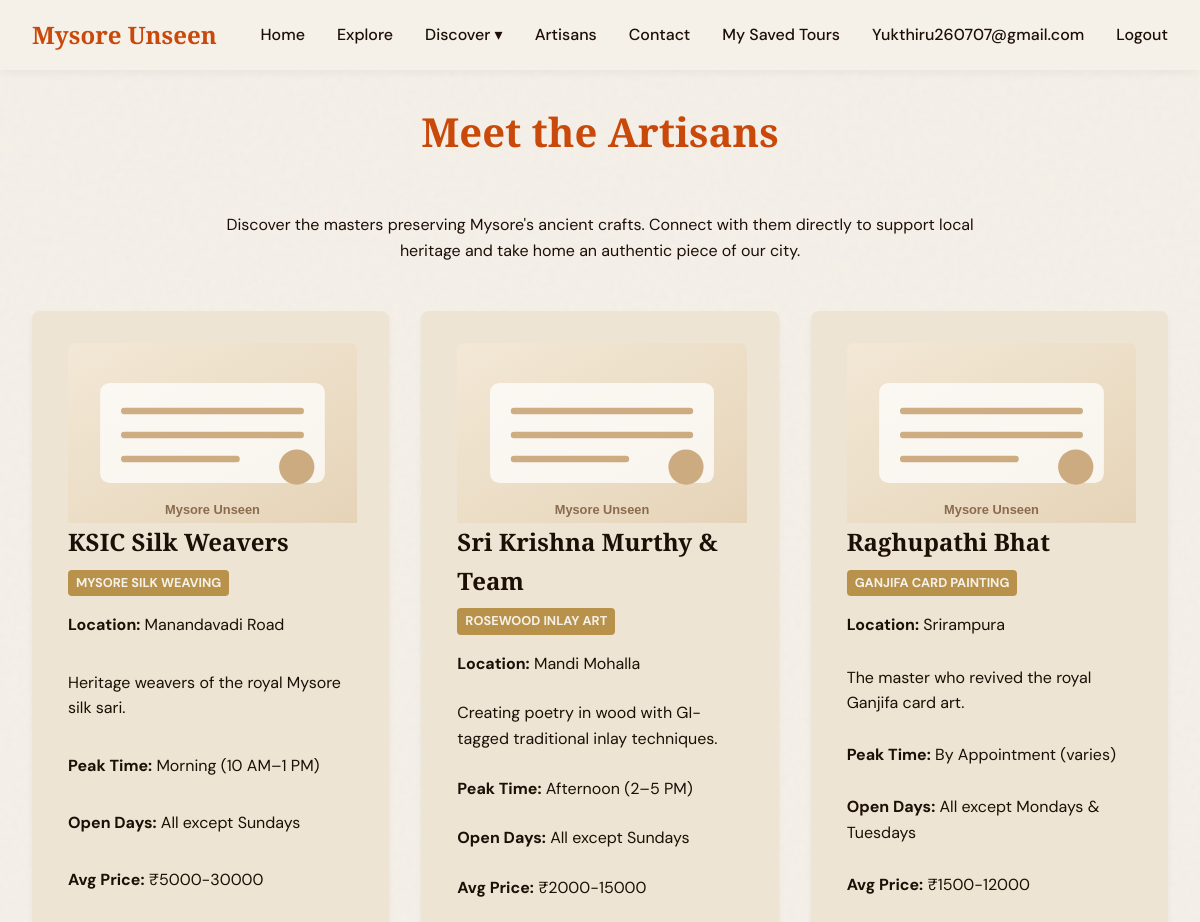
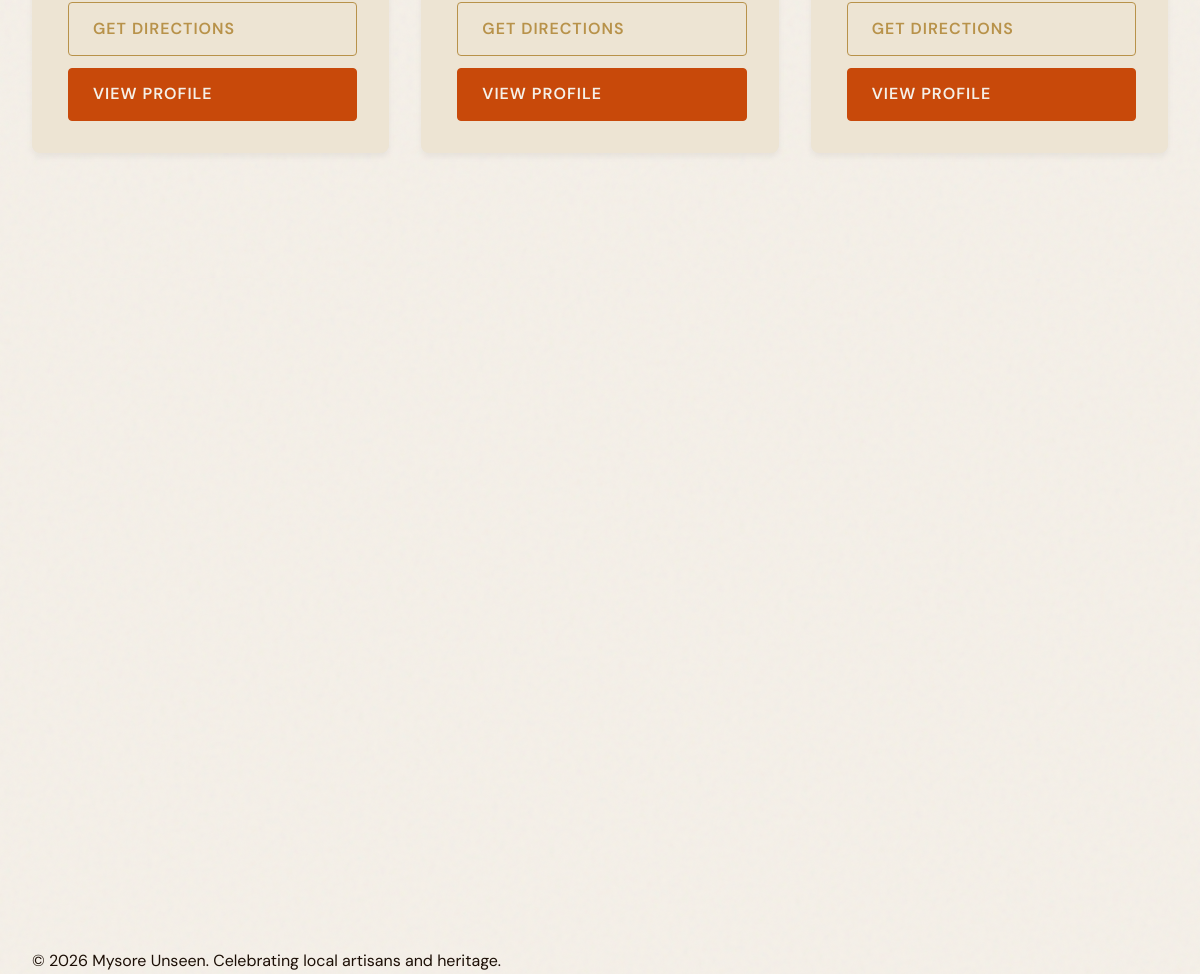
The page /artisans (signed in) on the database its author committed (2 pictures, top to bottom).
### models.py (models this page shows, shortened)
class Artisan(db.Model):
    id = db.Column(db.Integer, primary_key=True)
    name = db.Column(db.String(100), nullable=False)
    craft = db.Column(db.String(100), nullable=False)
    years_experience = db.Column(db.Integer, nullable=False)
    short_bio = db.Column(db.String(200), nullable=False)
    bio = db.Column(db.Text, nullable=False)
    contact_email = db.Column(db.String(100), nullable=True)
    whatsapp = db.Column(db.String(20), nullable=True)
    image_url = db.Column(db.String(300), nullable=True)
    location = db.Column(db.String(100), nullable=True)
    average_price = db.Column(db.String(50), nullable=True)
    closed_days = db.Column(db.String(100), nullable=True)
    rush_time = db.Column(db.String(100), nullable=True)
    bus_routes = db.Column(db.String(200), nullable=True)

### app.py (the view)
@app.route('/artisans')
def artisans():
    artisans = Artisan.query.all()
    for a in artisans:
        try:
            a.image_url = get_image(ARTISAN_IMAGES, a.name)
        except:
            a.image_url = DEFAULT_IMAGE
    return render_template('artisans.html', artisans=artisans)

### app.py (called while the page is built)
@app.context_processor
def inject_user():
    return {'current_user': session.get('user')}

### image_data.py (called while the page is built)
def get_image(mapping, name):
    if not name:
        return DEFAULT_IMAGE
    name_lower = name.lower()
    for key, url in mapping.items():
        if key.lower() in name_lower or name_lower in key.lower():
            return url
    return DEFAULT_IMAGE

### templates/artisans.html (shortened to what this page needs)
{% extends 'base.html' %}
{% block content %}
<section class="artisans-header container fade-in" style="margin-top: 100px;">
    <h1 class="section-title">Meet the Artisans</h1>
    <p style="text-align: center; margin-bottom: 3rem; max-width: 800px; margin-inline: auto;">
        Discover the masters preserving Mysore's ancient crafts. Connect with them directly to support local heritage and take home an authentic piece of our city.
    </p>
    <div class="card-grid">
        {% for artisan in artisans %}
        <div class="card fade-in">
            {% if artisan.image_url %}
            <img src="{{ artisan.image_url }}" alt="{{ artisan.name }}" style="width:100%; height:180px; object-fit:cover; border-radius:8px 8px 0 0;" onerror="this.src='/static/images/placeholder.svg'">
            {% endif %}
            <h3>{{ artisan.name }}</h3>
            <span class="card-badge">{{ artisan.craft }}</span>
            {% if artisan.location %}
            <p><strong>Location:</strong> <a href="https://www.google.com/maps/search/?api=1&query={{ artisan.location|urlencode }}" target="_blank">{{ artisan.location }}</a></p>
            {% else %}
            <p><strong>Location:</strong> Unknown</p>
            {% endif %}
            <p>{{ artisan.short_bio }}</p>
            <p><strong>Peak Time:</strong> {{ artisan.rush_time or '10:00 AM - 6:00 PM' }}</p>
            <p><strong>Open Days:</strong> {% if artisan.closed_days %}All except {{ artisan.closed_days }}{% else %}Daily{% endif %}</p>
            {% if artisan.average_price %}<p><strong>Avg Price:</strong> {{ artisan.average_price }}</p>{% endif %}
            <div style="display:grid; gap:0.75rem; margin-top:auto;">
                {% if artisan.location %}
                <a href="https://www.google.com/maps/search/?api=1&query={{ artisan.location|urlencode }}" target="_blank" class="btn btn-secondary">Get Directions</a>
                {% endif %}
                <a href="{{ url_for('artisan_detail', artisan_id=artisan.id) }}" class="btn btn-primary">View Profile</a>
            </div>
        </div>
        {% else %}
        <p>No artisans found in the database.</p>
        {% endfor %}
    </div>
</section>
{% endblock %}

### templates/base.html (shortened to what this page needs)
<!DOCTYPE html>
<html lang="en">
<head>
    <link rel="stylesheet" href="{{ url_for('static', filename='style.css') }}">
</head>
<body>
    <header>
        <nav>
            <div class="logo"><a href="{{ url_for('index') }}">Mysore Unseen</a></div>
            <ul class="nav-links">
                <li><a href="{{ url_for('index') }}">Home</a></li>
                <li><a href="{{ url_for('explore') }}">Explore</a></li>
                <li class="dropdown">
                    <a href="#" class="dropdown-toggle">Discover &#9662;</a>
                </li>
                <li><a href="{{ url_for('artisans') }}">Artisans</a></li>
                <li><a href="{{ url_for('contact') }}">Contact</a></li>
                {% if current_user %}
                    <li><a href="{{ url_for('my_tours_page') }}">My Saved Tours</a></li>
                    <li><a href="#">{{ current_user.email }}</a></li>
                    <li><a href="{{ url_for('logout') }}">Logout</a></li>
                {% else %}
                    <li><a href="{{ url_for('login') }}">Sign In</a></li>
                    <li><a href="{{ url_for('signup') }}">Sign Up</a></li>
                {% endif %}
            </ul>
        </nav>
    </header>
    <main>
        {% block content %}{% endblock %}
    </main>
    <footer>
        <div class="container">
            <p>&copy; 2026 Mysore Unseen. Celebrating local artisans and heritage.</p>
        </div>
    </footer>
</body>
</html>

### static/style.css (style rules this page uses)
:root { --saffron: #C8490A; --ivory: #F5F0E8; --espresso: #1C0F06; --gold: #B8924A; --cream: #EDE4D3; --font-heading: 'Playfair Display', serif; --font-body: 'DM Sans', sans-serif; --transition: all 0.3s ease; }
* { margin: 0; padding: 0; box-sizing: border-box; }
body { font-family: var(--font-body); background-color: var(--ivory); color: var(--espresso); line-height: 1.6; overflow-x: hidden; display: flex; flex-direction: column; min-height: 100vh; }
h1, h2, h3, h4, h5, h6 { font-family: var(--font-heading); font-weight: 700; color: var(--espresso); }
a { text-decoration: none; color: inherit; }
.btn { display: inline-block; padding: 0.8rem 1.5rem; font-family: var(--font-body); font-weight: 600; text-transform: uppercase; letter-spacing: 1px; border: 1px solid var(--saffron); background: transparent; color: var(--saffron); cursor: pointer; transition: var(--transition); border-radius: 4px; }
.btn-primary { background: var(--saffron); color: var(--ivory); }
.btn-secondary { border-color: var(--gold); color: var(--gold); }
.container { max-width: 1200px; margin: 0 auto; padding: 0 2rem; }
header { background-color: rgba(245, 240, 232, 0.95); position: fixed; width: 100%; top: 0; z-index: 1000; box-shadow: 0 2px 10px rgba(0,0,0,0.05); backdrop-filter: blur(5px); }
nav { display: flex; justify-content: space-between; align-items: center; padding: 1rem 2rem; max-width: 1200px; margin: 0 auto; }
.logo { font-family: var(--font-heading); font-size: 1.5rem; font-weight: 700; color: var(--saffron); }
.nav-links { display: flex; gap: 2rem; list-style: none; align-items: center; }
.nav-links a { font-weight: 500; transition: var(--transition); }
.dropdown { position: relative; }
main { flex-grow: 1; }
section { padding: 5rem 0; }
.section-title { text-align: center; font-size: 2.5rem; margin-bottom: 3rem; color: var(--saffron); }
.card-grid { display: grid; grid-template-columns: repeat(auto-fill, minmax(300px, 1fr)); gap: 2rem; }
.card { background: var(--cream); border-radius: 8px; padding: 2rem; box-shadow: 0 4px 6px rgba(0,0,0,0.05); transition: var(--transition); border-left: 4px solid transparent; display: flex; flex-direction: column; position: relative; }
.card h3 { font-size: 1.5rem; margin-bottom: 0.5rem; }
.card-badge { display: inline-block; background: var(--gold); color: var(--ivory); padding: 0.2rem 0.5rem; border-radius: 4px; font-size: 0.8rem; font-weight: bold; margin-bottom: 1rem; text-transform: uppercase; align-self: flex-start; }
.card p { margin-bottom: 1.5rem; flex-grow: 1; }
.fade-in { opacity: 0; transform: translateY(20px); transition: opacity 0.6s ease-out, transform 0.6s ease-out; }
.fade-in.appear { opacity: 1; transform: translateY(0); }

### rows shown on the page
Artisan: name "KSIC Silk Weavers", craft "MYSORE SILK WEAVING", location "Manandavadi Road", short_bio "Heritage weavers of the royal Mysore silk sari.", rush_time "Morning (10 AM–1 PM)", closed_days "Sundays", average_price "₹5000-30000"
Artisan: name "Sri Krishna Murthy & Team", craft "ROSEWOOD INLAY ART", location "Mandi Mohalla", short_bio "Creating poetry in wood with GI-tagged traditional inlay techniques.", rush_time "Afternoon (2–5 PM)", closed_days "Sundays", average_price "₹2000-15000"
Artisan: name "Raghupathi Bhat", craft "GANJIFA CARD PAINTING", location "Srirampura", short_bio "The master who revived the royal Ganjifa card art.", rush_time "By Appointment (varies)", closed_days "Mondays & Tuesdays", average_price "₹1500-12000"

### other values the page prints
{{ current_user.email }} "Yukthiru260707@gmail.com"
